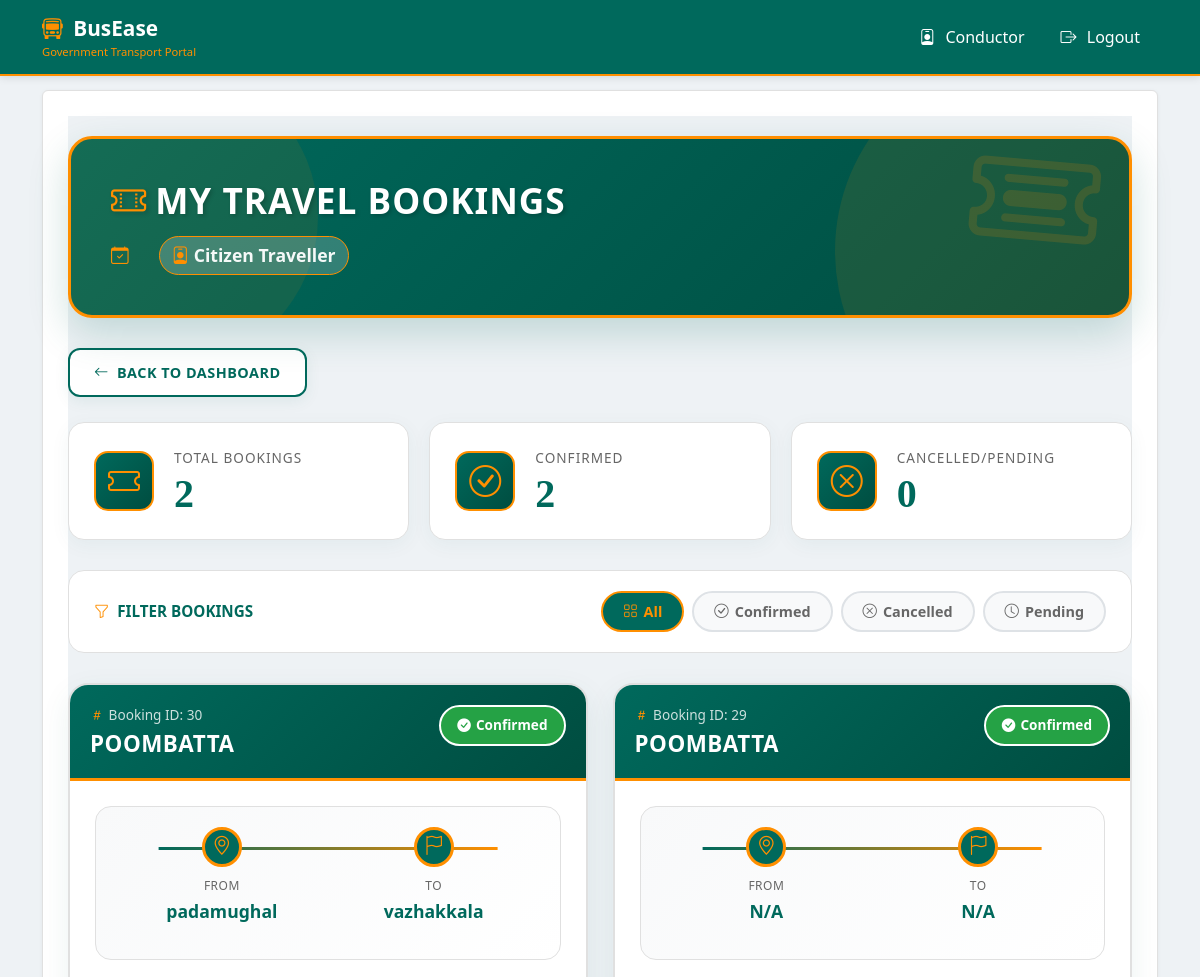
The app's page /traveller/bookings/ (signed in, upper part), older data.
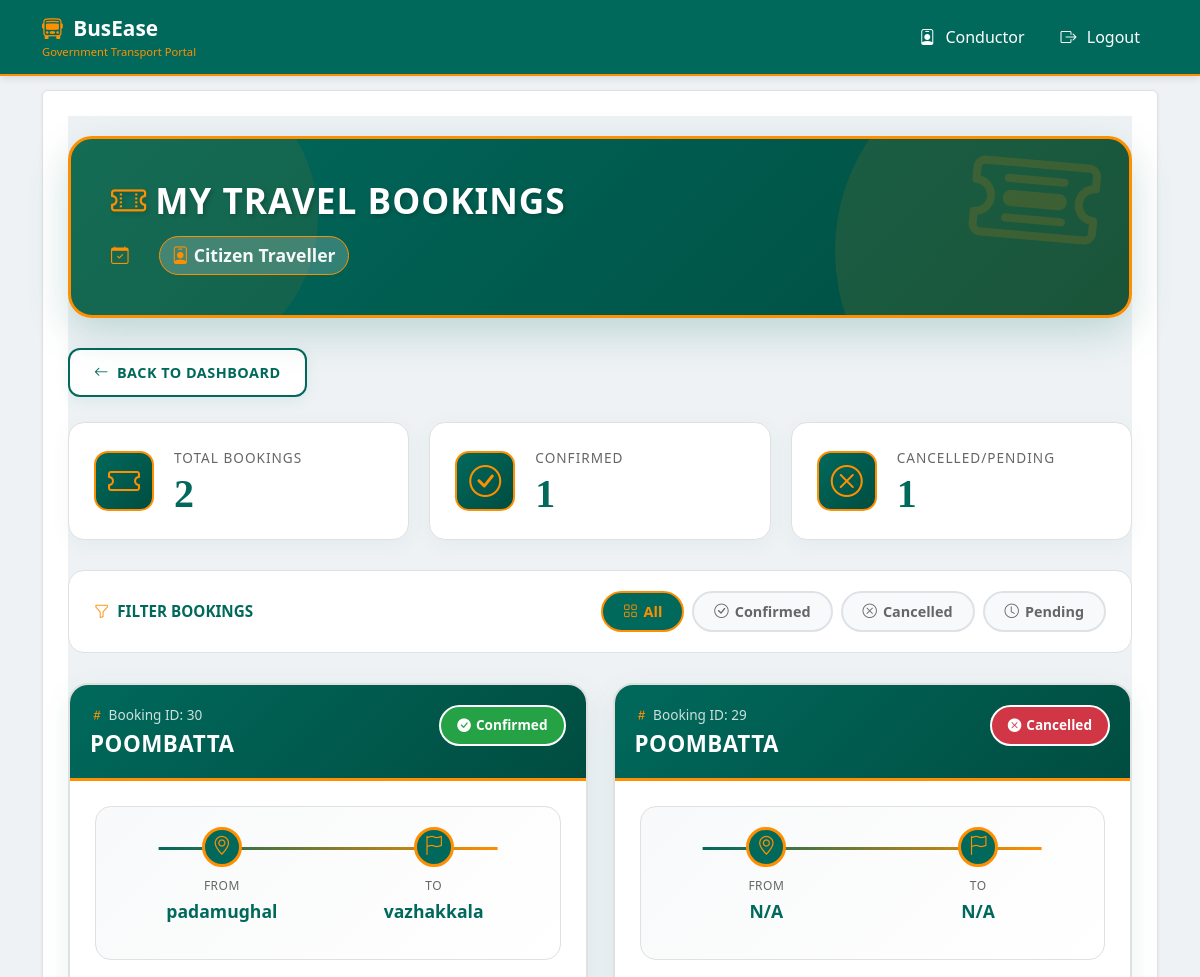
The same page, newer data.
### traveller/models.py (models this page shows, shortened)
class Booking(models.Model):
    traveller = models.ForeignKey(
        settings.AUTH_USER_MODEL,
        on_delete=models.CASCADE,
        related_name="bookings"
    )
    bus = models.ForeignKey(
        Bus,
        on_delete=models.CASCADE,
        related_name="bookings"
    )
    schedule = models.ForeignKey(
        BusSchedule,
        on_delete=models.CASCADE,
        related_name="bookings",
        null=True,
        blank=True
    )
    seat_number = models.PositiveIntegerField()
    from_stop = models.ForeignKey(
        RouteStop,
        on_delete=models.CASCADE,
        related_name="bookings_from",
        null=True,
        blank=True
    )
    to_stop = models.ForeignKey(
        RouteStop,
        on_delete=models.CASCADE,
        related_name="bookings_to",
        null=True,
        blank=True
    )
    booking_date = models.DateTimeField(auto_now_add=True)
    status = models.CharField(max_length=20, default="Confirmed")
    total_fare = models.DecimalField(
        max_digits=8,
        decimal_places=2,
        default=0
    )
    payment_id = models.CharField(
        max_length=100,
        blank=True,
        null=True,
        help_text="Razorpay payment ID"
    )
    payment_status = models.CharField(
        max_length=20,
        default='Pending',
        choices=[
            ('Pending', 'Pending'),
            ('Paid', 'Paid'),
            ('Failed', 'Failed'),
            ('Refunded', 'Refunded')
        ]
    )
    payment_amount = models.DecimalField(
        max_digits=8,
        decimal_places=2,
        default=0,
        help_text="Amount paid"
    )
    payment_date = models.DateTimeField(
        auto_now_add=True,
        null=True,
        blank=True
    )
    razorpay_order_id = models.CharField(
        max_length=100,
        blank=True,
        null=True,
        help_text="Razorpay order ID"
    )
    payment_method = models.CharField(
        max_length=50,
        blank=True,
        null=True,
        help_text="Payment method used"
    )
    payment_response = models.TextField(
        blank=True,
        null=True,
        help_text="Full payment response from Razorpay"
    )
    class Meta:
     ordering = ["-booking_date"]

### bus_owner/models.py (models this page shows, shortened)
class Bus(models.Model):
    owner = models.ForeignKey(BusOwnerProfile, on_delete=models.CASCADE, related_name='buses')
    bus_name = models.CharField(max_length=100, default="Unnamed Bus")
    bus_number = models.CharField(max_length=20, unique=True)
    total_seats = models.PositiveIntegerField()
    owner_contact_number = models.CharField(max_length=15, blank=True, default="")
    driver_name = models.CharField(max_length=100, blank=True, default="")
    driver_contact_number = models.CharField(max_length=15, blank=True, default="")
    driver_license = models.FileField(upload_to='driver_licenses/', null=True, blank=True)
    registration_document = models.FileField(upload_to='registration_docs/', blank=True, null=True)
    pollution_test_certificate = models.FileField(upload_to='pollution_tests/', null=True, blank=True)
    insurance_document = models.FileField(upload_to='insurance_docs/', null=True, blank=True)
    approved = models.BooleanField(default=False)
    class Meta:
        ordering = ['bus_number']
        verbose_name = "Bus"
        verbose_name_plural = "Buses"

### traveller/views.py (the view)
# urls.py: path('bookings/',views.traveller_bookings_page, name='traveller_bookings_page'),
@login_required
def traveller_bookings_page(request):
    bookings = Booking.objects.filter(traveller=request.user).order_by('-booking_date')
    confirmed_count = bookings.filter(status="Confirmed").count()
    pending_count = bookings.filter(status="Pending").count()
    cancelled_count = bookings.filter(status="Cancelled").count()
    context = {
        'bookings': bookings,
        'confirmed_count': confirmed_count,
        'pending_count': pending_count,
        'cancelled_count': cancelled_count,
    }
    return render(request, 'traveller/traveller_bookings.html', context)

### traveller/templatetags/booking_extras.py (called while the page is built)
@register.filter
def calculate_duration(from_stop, to_stop):
    if not from_stop or not to_stop:
        return "N/A"
    try:
        from_minutes = from_stop.arrival_time.hour * 60 + from_stop.arrival_time.minute
        to_minutes = to_stop.arrival_time.hour * 60 + to_stop.arrival_time.minute
        if to_minutes >= from_minutes:
            diff = to_minutes - from_minutes
        else:
            diff = (to_minutes + 1440) - from_minutes  # Add 24 hours (24*60=1440)
        hours = diff // 60
        minutes = diff % 60
        if hours > 0 and minutes > 0:
            return f"{hours}h {minutes}m"
        elif hours > 0:
            return f"{hours}h"
        elif minutes > 0:
            return f"{minutes}m"
        else:
            return "< 1m"
    except Exception as e:
        return "N/A"

### traveller/templates/traveller/traveller_bookings.html (shortened to what the changed rows need)
{% extends 'base.html' %}
{% load booking_extras %}
{% block content %}
<div class="gov-bookings-page">
  <div class="gov-hero-section">
    <div class="gov-hero-content">
      <h1 class="gov-hero-title">
        <i class="bi bi-ticket-perforated me-2"></i>My Travel Bookings
      </h1>
    </div>
  </div>
  {% if bookings %}
    <div class="gov-stats-grid">
      <div class="gov-stat-card">
        <div class="gov-stat-icon">
          <i class="bi bi-ticket"></i>
        </div>
        <div class="gov-stat-content">
          <div class="gov-stat-label">Total Bookings</div>
          <div class="gov-stat-number">{{ bookings|length }}</div>
        </div>
      </div>
      <div class="gov-stat-card">
        <div class="gov-stat-icon">
          <i class="bi bi-check-circle"></i>
        </div>
        <div class="gov-stat-content">
          <div class="gov-stat-label">Confirmed</div>
          <div class="gov-stat-number">{{ confirmed_count|default:"0" }}</div>
        </div>
      </div>
      <div class="gov-stat-card">
        <div class="gov-stat-icon">
          <i class="bi bi-x-circle"></i>
        </div>
        <div class="gov-stat-content">
          <div class="gov-stat-label">Cancelled/Pending</div>
          <div class="gov-stat-number">
            {% with cancel=cancelled_count|default:0 %}
              {% with pend=pending_count|default:0 %}
                {{ cancel|add:pend }}
              {% endwith %}
            {% endwith %}
          </div>
        </div>
      </div>
    </div>
    <div class="gov-filter-section">
      <div class="gov-filter-title">
        <i class="bi bi-funnel"></i>
        <span>Filter Bookings</span>
      </div>
      <div class="gov-filter-tabs">
        <button class="gov-filter-tab active" onclick="filterBookings('all', this)">
          <i class="bi bi-grid"></i> All
        </button>
        <button class="gov-filter-tab" onclick="filterBookings('confirmed', this)">
          <i class="bi bi-check-circle"></i> Confirmed
        </button>
        <button class="gov-filter-tab" onclick="filterBookings('cancelled', this)">
          <i class="bi bi-x-circle"></i> Cancelled
        </button>
        <button class="gov-filter-tab" onclick="filterBookings('pending', this)">
          <i class="bi bi-clock"></i> Pending
        </button>
      </div>
    </div>
    <div class="gov-bookings-grid">
      {% for booking in bookings %}
        <div class="gov-booking-card" data-status="{{ booking.status|lower }}">
          <div class="gov-card-header">
            <div class="gov-booking-id">
              <i class="bi bi-hash"></i> Booking ID: {{ booking.id }}
            </div>
            <h3 class="gov-bus-name">{{ booking.bus.bus_name|default:"Bus" }}</h3>
            {% if booking.status == "Confirmed" %}
              <span class="gov-status-badge gov-status-confirmed">
                <i class="bi bi-check-circle-fill"></i> Confirmed
              </span>
            {% elif booking.status == "Cancelled" %}
              <span class="gov-status-badge gov-status-cancelled">
                <i class="bi bi-x-circle-fill"></i> Cancelled
              </span>
            {% else %}
              <span class="gov-status-badge gov-status-pending">
                <i class="bi bi-clock-fill"></i> {{ booking.status }}
              </span>
            {% endif %}
          </div>
          <div class="gov-card-body">
            <div class="gov-journey-card">
              <div class="gov-route-timeline">
                <div class="gov-route-point">
                  <div class="gov-point-marker">
                    <i class="bi bi-geo-alt"></i>
                  </div>
                  <div class="gov-point-label">From</div>
                  <div class="gov-point-name">{{ booking.from_stop.stop_name|default:"N/A" }}</div>
                </div>
                <div class="gov-route-line"></div>
                <div class="gov-route-point">
                  <div class="gov-point-marker">
                    <i class="bi bi-flag"></i>
                  </div>
                  <div class="gov-point-label">To</div>
                  <div class="gov-point-name">{{ booking.to_stop.stop_name|default:"N/A" }}</div>
                </div>
              </div>
            </div>
          </div>
        </div>
      {% endfor %}
    </div>
  {% endif %}
</div>
{% endblock %}

Row changes from the older to the newer data that the page shows:
changed Booking id 29: status "Confirmed" → "Cancelled"
Text that changed along with them:
{{ confirmed_count|default:"0" }}: "2" → "1"
{{ cancel|add:pend }}: "0" → "1"
